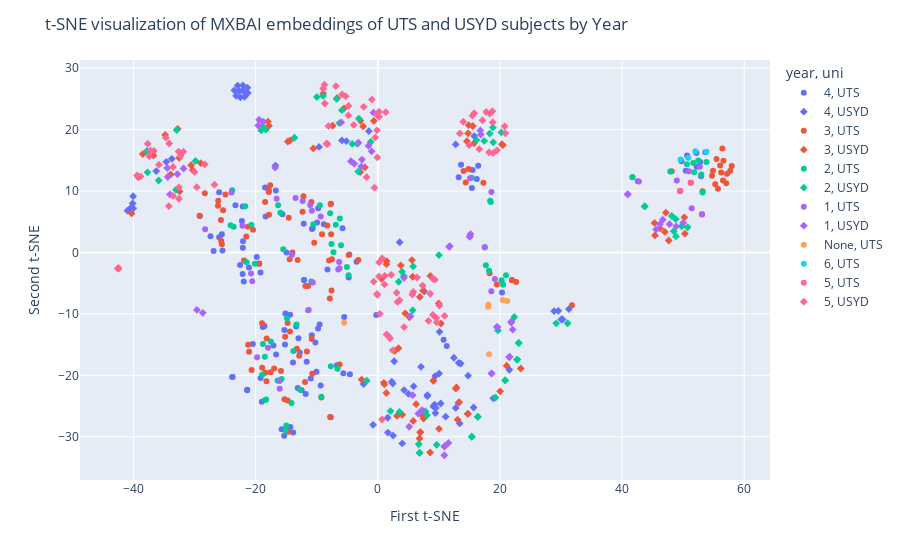

Write notebook code for a chart like this one.
### Code cell
show_year_plot("mxbai")

### Figure 1 — Plotly figure (JSON) as saved in the notebook; plotly's stock layout.template omitted (floating-point values rounded to 4 significant figures; data arrays with more than 128 entries replaced by an {"elided": "..."} marker saying what was removed)
{"data": [{"customdata": {"elided": "96x2 str values"}, "hovertemplate": "year=4<br>uni=%{customdata[1]}<br>x=%{x}<br>y=%{y}<br>subject_code=%{customdata[0]}<extra></extra>", "legendgroup": "4, UTS", "marker": {"color": "#636efa", "symbol": "circle"}, "mode": "markers", "name": "4, UTS", "orientation": "v", "showlegend": true, "type": "scatter", "x": [-22.14, -18.56, -13.37, -15.2, 16.21, 13.24, -12.13, -21.4, -27.4, 21.96, -4.568, -5.513, -13.87, -6.715, 20.34, -4.764, -19.2, -18.45, 13.63, 15.51, -5.785, -10.81, -15.3, 52.78, 50.43, -12.1, -10.77, -14.33, -19.82, -0.2445, -18.38, -19.22, -14.37, -11.66, -16.65, -9.765, -26.89, -10.22, -25.55, 49.73, 15.41, 10.77, -15.75, -12.06, -10.67, 52.93, -9.784, -14.95, -15.14, -22.08, -9.954, -23.78, -12.47, 52.17, -8.84, -15.62, -17.1, -10.98, -29.15, -9.36, -21.4, 53.64, -22.11, -9.529, -25.44, 52.22, 50.64, 16.44, -18.84, -7.676, -5.65, -23.86, 11.29, -10.06, -7.712, -22.56, -13.89, -19.42, -25.98, -20.47, -23.31, -3.47, -19.0, -22.26, -11.81, -8.244, -15.33, -13.12, -4.663, -21.95, -16.71, -22.12, -25.99, -12.78, -21.09, -12.99], "xaxis": "x", "y": [-3.519, -11.95, -12.06, -14.98, 11.96, 12.23, 4.678, -22.44, 2.659, -4.489, -19.81, -10.52, -29.3, -18.38, -6.516, -4.092, -20.44, 10.57, 14.28, 13.44, 3.96, -13.48, -12.63, 14.71, 13.32, -4.49, 3.831, -28.41, -0.7424, -10.17, 5.87, -3.279, -10.13, -17.8, -16.6, 7.211, 0.2223, -14.64, 2.966, 14.84, 10.48, -14.19, -28.77, -4.465, 3.928, 12.4, -12.36, 0.01301, -9.92, 1.838, 4.894, -20.28, -22.43, 16.18, 4.575, 6.222, -15.16, -20.51, 5.932, -21.67, -22.36, 16.33, 0.765, -11.71, 0.3395, 13.95, 15.8, 14.12, -12.12, 7.918, -19.64, -20.26, -15.22, -19.4, -26.83, -2.06, -17.9, -1.815, 9.788, -14.91, 7.678, -1.503, -24.31, 5.103, -23.05, -2.762, -29.83, -22.05, -0.3518, -4.734, 10.07, 7.467, 2.486, -16.27, -2.437, -13.97], "yaxis": "y"}, {"customdata": {"elided": "67x2 str values"}, "hovertemplate": "year=4<br>uni=%{customdata[1]}<br>x=%{x}<br>y=%{y}<br>subject_code=%{customdata[0]}<extra></extra>", "legendgroup": "4, USYD", "marker": {"color": "#636efa", "symbol": "diamond"}, "mode": "markers", "name": "4, USYD", "orientation": "v", "showlegend": true, "type": "scatter", "x": [13.21, -22.1, 9.105, 10.3, 9.295, 9.105, 31.29, -34.64, 2.286, 12.75, -5.882, 15.69, 8.124, 29.56, -5.164, 21.54, 2.68, 28.87, -41.01, -16.76, 30.26, -21.36, 1.62, -40.43, 10.04, 15.79, -22.12, 7.07, 9.396, -33.73, 10.11, -40.08, 5.024, 13.25, 4.298, 30.05, 2.502, -21.29, 11.1, -22.52, 3.573, -2.342, 9.43, 3.997, 14.78, 8.11, 1.653, 12.45, -0.777, -40.04, 13.4, -40.16, 13.57, -9.63, -22.94, 2.441, -22.68, 5.869, 18.91, -23.2, -21.81, 9.498, 12.76, -23.5, -1.469, -36.29, 7.615], "xaxis": "x", "y": [-24.45, 27.19, -25.07, -24.59, -24.76, -20.86, -9.208, 14.75, -21.03, 17.59, 18.24, -25.24, -23.21, -9.502, 18.13, -19.09, -17.71, -9.555, 6.803, 14.14, -10.9, 26.82, -26.91, 7.298, -19.72, 18.95, 26.33, -18.62, -20.12, 15.25, -12.93, 9.153, -23.03, -17.97, -22.39, -10.91, -29.8, 25.96, -26.72, 25.23, 1.66, -21.42, -26.14, -31.09, -20.05, -23.39, -29.31, -17.14, -28.06, 7.177, -27.82, 7.973, -18.08, 17.17, 27.16, -21.34, 26.26, -21.78, -23.74, 25.5, 25.35, -25.3, -25.3, 26.38, 19.74, 13.25, -6.333], "yaxis": "y"}, {"customdata": {"elided": "94x2 str values"}, "hovertemplate": "year=3<br>uni=%{customdata[1]}<br>x=%{x}<br>y=%{y}<br>subject_code=%{customdata[0]}<extra></extra>", "legendgroup": "3, UTS", "marker": {"color": "#EF553B", "symbol": "circle"}, "mode": "markers", "name": "3, UTS", "orientation": "v", "showlegend": true, "type": "scatter", "x": [-15.29, 55.26, -10.41, 56.43, -18.24, -21.91, -18.96, -14.39, -7.861, 17.3, -7.983, -21.54, -16.98, -13.14, 14.05, -26.14, -14.59, -25.54, -14.44, -25.66, -24.96, -18.43, -7.819, 57.06, -10.75, 57.2, 14.86, -18.94, 21.97, -17.82, -18.45, 56.6, 49.49, -4.78, -20.44, 31.79, 18.31, -12.18, 54.9, -21.24, -9.142, -28.33, -14.78, 48.13, 14.38, 56.06, -13.98, 57.71, 19.5, -11.4, 53.18, -12.33, -13.25, -18.2, -19.43, 51.28, 56.23, -10.83, -7.646, -17.85, -17.63, 57.96, -14.75, -12.88, -10.89, -7.581, -8.285, -11.86, -21.08, 22.65, 54.73, 55.7, -17.57, 53.07, -7.52, -9.242, -20.66, -11.92, 55.47, 41.7, -25.35, -17.85, -21.27, -26.18, -14.68, -6.268, -15.86, -7.737, -25.7, 56.53, -11.62, -29.19, -15.17, -3.198], "xaxis": "x", "y": [-23.88, 11.11, 1.591, 16.93, -20.95, -1.295, -11.51, -12.88, -7.491, 11.34, -1.292, 2.585, -18.88, -1.239, 13.27, 8.408, 5.65, 1.317, -1.119, 1.926, 9.451, -19.58, -26.79, 11.25, -19.74, 12.8, 13.57, -18.78, -4.515, 6.152, 8.203, 14.94, 10.02, -0.4204, 3.707, -8.598, -3.374, 9.14, 13.3, -15.02, 2.954, 9.659, -11.47, 13.23, 11.4, 14.17, -0.01669, 13.3, -5.215, -5.448, 9.97, 6.644, -15.69, -14.01, -1.85, 11.35, 13.01, -14.09, 2.975, 9.824, 10.93, 14.07, -24.12, -16.83, 8.227, -6.197, 4.383, -5.472, -16.17, -4.828, 12.49, 10.36, -19.49, 6.232, -1.091, -23.59, -19.14, -21.07, 15.21, 12.25, 6.862, 10.16, 4.192, 7.614, -29.17, -18.24, -19.29, 7.877, 5.286, 11.73, -16.13, 5.971, -13.71, -1.212], "yaxis": "y"}, {"customdata": {"elided": "85x2 str values"}, "hovertemplate": "year=3<br>uni=%{customdata[1]}<br>x=%{x}<br>y=%{y}<br>subject_code=%{customdata[0]}<extra></extra>", "legendgroup": "3, USYD", "marker": {"color": "#EF553B", "symbol": "diamond"}, "mode": "markers", "name": "3, USYD", "orientation": "v", "showlegend": true, "type": "scatter", "x": [10.02, 4.485, 5.593, 6.95, 12.87, 47.0, -6.67, 14.88, 50.29, -14.36, 15.75, 5.717, -32.53, 47.17, -8.95, -10.56, 3.383, -30.31, 9.981, 13.07, -34.82, 15.56, -14.74, 1.415, -39.25, 14.74, 20.32, -42.51, -0.6542, 7.41, 50.2, 6.82, -2.404, -32.78, -30.57, 20.04, -17.83, 47.64, 7.495, -7.405, 14.78, 45.39, -18.0, 1.074, 7.272, 6.882, -2.842, 20.48, 6.969, -40.33, 13.32, 14.59, 1.447, 9.101, 21.09, 14.74, 8.568, -32.47, -5.536, 3.128, -42.51, -33.92, 6.825, -2.653, 23.41, 0.9881, 6.27, 3.766, -2.108, -29.0, -36.73, 45.31, 2.783, 3.999, -2.886, 5.185, 0.6183, 46.22, -42.51, -38.5, 10.34, 5.797, 1.403, 8.608, 12.77], "xaxis": "x", "y": [-28.71, -9.904, -1.236, -29.3, -21.98, 3.348, 25.14, 20.73, 3.056, 18.24, 17.76, -3.951, 15.38, 6.481, 25.87, 16.93, -15.59, 13.42, -8.287, -27.22, 19.13, 20.59, 18.06, -1.901, 12.28, -26.26, 17.63, -2.597, 21.4, -6.227, 5.724, -32.63, 20.52, 20.13, 14.21, -22.61, 20.61, 1.946, -27.03, 20.62, 19.39, 2.778, 21.31, -21.47, -26.51, -7.246, 21.42, 17.49, -29.24, 6.363, -24.37, 18.1, -1.426, -20.88, -18.42, -26.26, -32.56, 9.93, 23.45, -26.62, -2.597, 12.7, -30.28, -20.69, -18.89, -21.22, -24.69, -2.103, 13.85, 14.55, 15.78, 4.814, -16.01, -26.42, 13.09, -10.56, -4.296, 3.916, -2.597, 16.01, -11.56, -27.43, -22.87, -3.814, -22.17], "yaxis": "y"}, {"customdata": [["48221", "UTS"], ["31247", "UTS"], ["41057", "UTS"], ["43123", "UTS"], ["93201", "UTS"], ["48352", "UTS"], ["31271", "UTS"], ["41173", "UTS"], ["41076", "UTS"], ["41308", "UTS"], ["91529", "UTS"], ["41200", "UTS"], ["41056", "UTS"], ["41040", "UTS"], ["37233", "UTS"], ["31277", "UTS"], ["93227", "UTS"], ["31257", "UTS"], ["68412", "UTS"], ["48821", "UTS"], ["41092", "UTS"], ["37252", "UTS"], ["41085", "UTS"], ["41181", "UTS"], ["41380", "UTS"], ["93206", "UTS"], ["31260", "UTS"], ["41162", "UTS"], ["48441", "UTS"], ["33230", "UTS"], ["31061", "UTS"], ["68037", "UTS"], ["48340", "UTS"], ["65111", "UTS"], ["48024", "UTS"], ["48531", "UTS"], ["48622", "UTS"], ["31255", "UTS"], ["93225", "UTS"], ["93224", "UTS"], ["31080", "UTS"], ["41013", "UTS"], ["41091", "UTS"], ["48530", "UTS"], ["93204", "UTS"], ["41080", "UTS"], ["91822", "UTS"], ["48331", "UTS"], ["41014", "UTS"], ["93223", "UTS"], ["41059", "UTS"], ["48540", "UTS"], ["41127", "UTS"], ["93202", "UTS"], ["41035", "UTS"], ["91161", "UTS"], ["41078", "UTS"], ["41039", "UTS"]], "hovertemplate": "year=2<br>uni=%{customdata[1]}<br>x=%{x}<br>y=%{y}<br>subject_code=%{customdata[0]}<extra></extra>", "legendgroup": "2, UTS", "marker": {"color": "#00cc96", "symbol": "circle"}, "mode": "markers", "name": "2, UTS", "orientation": "v", "showlegend": true, "type": "scatter", "x": [-21.72, -18.81, -15.96, -15.48, 50.63, -24.12, -18.46, -14.98, -15.1, -6.22, 41.69, -21.49, -9.479, -12.74, 20.52, -14.88, 47.9, -18.5, 17.69, -20.71, -13.32, 20.99, -10.89, -13.83, -16.33, 53.83, -6.599, 15.36, -7.258, 20.27, -18.29, 18.21, -23.61, 17.51, -16.41, -6.02, -7.587, -17.51, 52.46, 52.98, -7.696, -6.876, -11.4, -5.066, 51.82, -14.14, 18.49, -23.85, -7.813, 53.18, -10.56, -4.791, -18.93, 51.67, -20.13, 18.39, -9.255, -15.76], "xaxis": "x", "y": [7.52, -14.88, 6.445, 0.5331, 14.35, 4.418, -24.02, -28.16, -28.97, 5.51, 12.3, -1.582, 7.688, -22.33, -5.256, -10.7, 13.18, -16.96, -2.063, 4.458, -11.71, -3.72, -4.745, -16.05, 7.705, 14.72, -18.91, 12.14, 0.05278, -4.505, -23.93, -2.969, 4.175, 0.8411, -20.85, 1.161, 1.379, -14.49, 14.97, 12.69, -18.53, 4.528, -9.414, -2.374, 13.06, -24.5, 8.217, 10.15, 6.37, 9.761, 4.605, -3.723, -19.89, 14.55, -1.842, 8.415, -23.48, -20.59], "yaxis": "y"}, {"customdata": [["ISYS2110", "USYD"], ["ELEC2104", "USYD"], ["BMET2901", "USYD"], ["ENGG2112", "USYD"], ["BMET2960", "USYD"], ["MATH2061", "USYD"], ["COMP2017", "USYD"], ["INFO2150", "USYD"], ["PHYS2213", "USYD"], ["AMME2301", "USYD"], ["NURS2003", "USYD"], ["INFO2222", "USYD"], ["COMP2922", "USYD"], ["MECH2401", "USYD"], ["ENGP2002", "USYD"], ["INFO2911", "USYD"], ["ISYS2120", "USYD"], ["AMME2500", "USYD"], ["NURS2008", "USYD"], ["SOFT2412", "USYD"], ["MECH2460", "USYD"], ["CIVL2700", "USYD"], ["ELEC2302", "USYD"], ["AMME2262", "USYD"], ["CIVL2812", "USYD"], ["COMP2123", "USYD"], ["STAT2911", "USYD"], ["NURS2009", "USYD"], ["ELEC2103", "USYD"], ["ISYS2160", "USYD"], ["ENGP2003", "USYD"], ["MECH2400", "USYD"], ["DATA2901", "USYD"], ["DATA2002", "USYD"], ["NURS2005", "USYD"], ["BMET2925", "USYD"], ["NURS2010", "USYD"], ["NURS2006", "USYD"], ["DATA2001", "USYD"], ["AMME2200", "USYD"], ["DATA2902", "USYD"], ["ELEC2602", "USYD"], ["MATH2069", "USYD"], ["CIVL2201", "USYD"], ["AMME2261", "USYD"], ["COMP2823", "USYD"], ["STAT2011", "USYD"], ["ELEC2100", "USYD"], ["BMET2400", "USYD"], ["CIVL2410", "USYD"], ["SOFT2201", "USYD"], ["CIVL2611", "USYD"], ["ENGP2001", "USYD"], ["NURS2011", "USYD"], ["AMME2000", "USYD"], ["INFO2912", "USYD"], ["CIVL2010", "USYD"], ["COMP2022", "USYD"], ["BMET2903", "USYD"], ["MTRX2700", "USYD"], ["NURS2001", "USYD"], ["BMET2922", "USYD"], ["BMET2902", "USYD"]], "hovertemplate": "year=2<br>uni=%{customdata[1]}<br>x=%{x}<br>y=%{y}<br>subject_code=%{customdata[0]}<extra></extra>", "legendgroup": "2, USYD", "marker": {"color": "#00cc96", "symbol": "diamond"}, "mode": "markers", "name": "2, USYD", "orientation": "v", "showlegend": true, "type": "scatter", "x": [2.072, 3.963, 17.43, -13.66, 18.33, 22.35, 9.642, 29.21, 10.01, -3.111, 49.78, -1.818, 15.4, -4.188, -19.1, 8.044, 19.28, -6.293, 50.73, 6.703, -1.175, -37.81, 5.789, -8.968, -35.89, 16.38, 23.08, 48.8, 3.421, 3.531, -18.36, -3.371, 20.85, 22.86, 43.69, 31.08, 48.14, 48.45, 20.85, -9.986, 22.79, 5.706, 19.67, -29.85, -6.736, 16.37, 23.06, 4.258, 16.14, -33.06, 6.86, -32.94, -18.88, 48.82, -5.883, 7.796, -37.72, 15.39, 18.83, -3.219, 43.7, 20.24, 18.9], "xaxis": "x", "y": [-25.82, -3.129, 18.15, 18.67, 19.36, -10.51, -31.31, -11.53, -0.43, 21.79, 4.269, -20.86, -29.99, 17.67, 19.87, -26.48, -23.62, 21.07, 4.104, -31.22, 17.98, 16.52, -2.275, 25.48, 11.71, -26.76, -14.72, 5.413, -4.767, -25.96, 19.98, 17.68, -20.81, -17.43, 7.507, -11.53, 5.939, 3.464, -20.83, 25.3, -17.44, -9.423, -12.69, 14.89, 24.99, -26.73, -14.74, -3.842, 18.3, 10.19, -32.6, 19.92, 20.57, 2.613, 23.16, -25.89, 13.05, -30.0, 20.36, 13.16, 7.496, 19.54, 17.93], "yaxis": "y"}, {"customdata": [["41082", "UTS"], ["91400", "UTS"], ["48610", "UTS"], ["41125", "UTS"], ["93200", "UTS"], ["60101", "UTS"], ["41099", "UTS"], ["31266", "UTS"], ["48430", "UTS"], ["41084", "UTS"], ["48230", "UTS"], ["91562", "UTS"], ["93226", "UTS"], ["93205", "UTS"], ["41053", "UTS"], ["91561", "UTS"], ["48321", "UTS"], ["48320", "UTS"], ["41117", "UTS"], ["37181", "UTS"], ["48510", "UTS"], ["41160", "UTS"], ["48521", "UTS"], ["31269", "UTS"], ["65212", "UTS"], ["93203", "UTS"], ["33130", "UTS"], ["31265", "UTS"], ["48310", "UTS"], ["93222", "UTS"], ["41054", "UTS"], ["48520", "UTS"], ["48023", "UTS"]], "hovertemplate": "year=1<br>uni=%{customdata[1]}<br>x=%{x}<br>y=%{y}<br>subject_code=%{customdata[0]}<extra></extra>", "legendgroup": "1, UTS", "marker": {"color": "#ab63fa", "symbol": "circle"}, "mode": "markers", "name": "1, UTS", "orientation": "v", "showlegend": true, "type": "scatter", "x": [-11.33, 18.6, -10.8, -14.06, 50.95, -13.47, -9.361, -17.99, -16.07, -10.66, -20.76, 42.57, 53.1, 51.4, -12.3, 42.74, -23.96, -28.28, -16.57, 18.59, -6.492, 15.1, -6.26, -19.77, 17.52, 48.96, 19.17, -20.57, -22.17, 52.73, -11.08, -6.333, -16.11], "xaxis": "x", "y": [-9.347, 9.855, 6.78, -0.3869, 13.23, 8.85, 5.868, -15.5, -22.18, -4.87, -3.424, 11.61, 6.167, 7.178, 8.374, 11.53, 9.778, 3.783, 8.761, -6.295, -2.769, 12.08, -2.565, -17.04, 0.8454, 11.72, -4.309, -4.688, 4.345, 13.94, 7.742, -1.558, -20.9], "yaxis": "y"}, {"customdata": [["CIVL1110", "USYD"], ["NURS1008", "USYD"], ["PHYS1003", "USYD"], ["ENGP1002", "USYD"], ["CHEM1991", "USYD"], ["NURS1004", "USYD"], ["CIVL1022", "USYD"], ["MATH1964", "USYD"], ["INFO1911", "USYD"], ["INFO1910", "USYD"], ["MTRX1705", "USYD"], ["DATA1901", "USYD"], ["DATA1002", "USYD"], ["NURS1005", "USYD"], ["MECH1400", "USYD"], ["ENGP1003", "USYD"], ["ELEC1601", "USYD"], ["CIVL1900", "USYD"], ["NURS1002", "USYD"], ["MTRX1702", "USYD"], ["INFO1110", "USYD"], ["MATH1061", "USYD"], ["AMME1802", "USYD"], ["BMET1960", "USYD"], ["CIVL1802", "USYD"], ["BMET1961", "USYD"], ["INFO1111", "USYD"], ["CHNG1108", "USYD"], ["NURS1003", "USYD"], ["ENGG1810", "USYD"], ["AERO1560", "USYD"], ["INFO1112", "USYD"], ["AMME1705", "USYD"], ["MECH1560", "USYD"], ["BUSS1030", "USYD"], ["AMME1362", "USYD"], ["NURS1001", "USYD"], ["MTRX1701", "USYD"], ["INFO1113", "USYD"], ["MATH1062", "USYD"], ["MATH1961", "USYD"], ["CHEM1111", "USYD"], ["MKTG1001", "USYD"], ["ELEC1004", "USYD"], ["CHEM1911", "USYD"], ["NURS1006", "USYD"], ["DATA1001", "USYD"], ["DATA1902", "USYD"], ["PHYS1001", "USYD"], ["ENGP1001", "USYD"], ["NURS1007", "USYD"], ["MATH1064", "USYD"], ["INFO1912", "USYD"], ["ELEC1005", "USYD"], ["CIVL1810", "USYD"]], "hovertemplate": "year=1<br>uni=%{customdata[1]}<br>x=%{x}<br>y=%{y}<br>subject_code=%{customdata[0]}<extra></extra>", "legendgroup": "1, USYD", "marker": {"color": "#ab63fa", "symbol": "diamond"}, "mode": "markers", "name": "1, USYD", "orientation": "v", "showlegend": true, "type": "scatter", "x": [-32.81, 45.58, 11.68, -19.58, 15.18, 46.2, -34.05, 19.58, 6.639, 10.95, -3.86, 21.52, 18.62, 40.95, -3.181, -18.76, 5.344, -34.48, 46.66, -2.719, 10.89, 21.85, -5.987, 16.88, -31.81, 16.78, 5.132, -16.81, 50.02, 11.57, -1.012, 5.71, -4.401, -1.528, -29.63, -0.6965, 40.91, -2.605, 10.88, 22.08, 21.88, 15.05, -28.66, 4.284, 15.1, 48.88, 21.58, 18.63, 11.78, -19.44, 47.77, 19.52, 7.241, 1.654, -34.41], "xaxis": "x", "y": [12.75, 3.756, 0.9342, 20.67, 2.997, 4.588, 9.441, -12.18, -26.24, -31.53, 14.44, -17.06, -19.71, 9.503, 17.86, 21.28, -10.37, 13.75, 5.325, 13.98, -31.59, -11.41, 21.19, 19.19, 13.67, 19.87, -28.37, 13.8, 4.838, -31.0, 16.47, -23.22, 14.84, 17.35, -9.356, 22.75, 9.451, 15.12, -33.01, -12.56, -11.22, 2.578, -9.818, -4.126, 2.562, 4.247, -16.95, -19.68, 1.007, 21.59, 4.603, -12.11, -25.65, -13.54, 12.28], "yaxis": "y"}, {"customdata": [["35005", "UTS"], ["42050", "UTS"], ["57304", "UTS"], ["35007", "UTS"], ["37373", "UTS"], ["35006", "UTS"]], "hovertemplate": "year=None<br>uni=%{customdata[1]}<br>x=%{x}<br>y=%{y}<br>subject_code=%{customdata[0]}<extra></extra>", "legendgroup": "None, UTS", "marker": {"color": "#FFA15A", "symbol": "circle"}, "mode": "markers", "name": "None, UTS", "orientation": "v", "showlegend": true, "type": "scatter", "x": [20.45, 18.21, -5.522, 21.2, 18.06, 18.13], "xaxis": "x", "y": [-7.757, -16.57, -11.43, -7.913, -8.833, -8.495], "yaxis": "y"}, {"customdata": [["93217", "UTS"], ["93216", "UTS"], ["93219", "UTS"], ["93214", "UTS"]], "hovertemplate": "year=6<br>uni=%{customdata[1]}<br>x=%{x}<br>y=%{y}<br>subject_code=%{customdata[0]}<extra></extra>", "legendgroup": "6, UTS", "marker": {"color": "#19d3f3", "symbol": "circle"}, "mode": "markers", "name": "6, UTS", "orientation": "v", "showlegend": true, "type": "scatter", "x": [49.57, 52.0, 53.83, 50.84], "xaxis": "x", "y": [15.13, 16.46, 16.4, 15.41], "yaxis": "y"}, {"customdata": [["93220", "UTS"], ["93218", "UTS"]], "hovertemplate": "year=5<br>uni=%{customdata[1]}<br>x=%{x}<br>y=%{y}<br>subject_code=%{customdata[0]}<extra></extra>", "legendgroup": "5, UTS", "marker": {"color": "#FF6692", "symbol": "circle"}, "mode": "markers", "name": "5, UTS", "orientation": "v", "showlegend": true, "type": "scatter", "x": [51.23, 49.55], "xaxis": "x", "y": [11.34, 10.05], "yaxis": "y"}, {"customdata": {"elided": "94x2 str values"}, "hovertemplate": "year=5<br>uni=%{customdata[1]}<br>x=%{x}<br>y=%{y}<br>subject_code=%{customdata[0]}<extra></extra>", "legendgroup": "5, USYD", "marker": {"color": "#FF6692", "symbol": "diamond"}, "mode": "markers", "name": "5, USYD", "orientation": "v", "showlegend": true, "type": "scatter", "x": [8.576, -4.798, 18.21, 14.0, 8.986, -0.07939, -37.69, 2.182, 10.94, -33.54, 20.76, 15.79, 1.426, -0.14, -31.84, -8.401, -8.226, 1.09, 0.688, 2.429, -34.71, -26.75, 1.149, -36.68, -0.6684, 7.334, -6.865, 6.431, 16.61, 18.35, -28.34, -32.58, 15.49, -5.864, -1.837, -3.945, 1.298, -32.64, -0.5535, 0.3177, 9.582, -37.45, -0.975, -0.1322, -42.51, 9.017, -42.51, 3.08, -8.747, -0.1681, -8.679, 17.15, 20.88, 18.83, -42.51, -8.941, -32.32, -4.817, 0.181, -29.65, 18.9, 10.09, 19.51, -30.03, 3.544, 9.651, -38.84, 3.221, 0.2105, 8.295, 0.7102, 4.306, 0.1966, -0.08757, 18.77, -32.58, 13.44, -8.081, -35.85, 17.75, -5.268, 2.011, -2.322, 5.65, 5.8, -39.42, -34.17, -33.53, 9.353, -34.23, -37.26, 14.95, 0.2075, -0.4244], "xaxis": "x", "y": [-6.718, 23.86, 16.3, 21.28, -4.262, -6.905, 17.7, -3.637, -10.33, 13.93, 20.54, 22.68, -13.34, 19.88, 16.41, 17.69, 17.66, -5.199, -27.19, -15.93, 18.68, 11.03, -3.801, 16.54, -4.757, -5.388, 27.06, -4.076, 16.82, 22.61, 14.34, 8.747, 22.26, 25.73, 12.25, 20.77, 22.83, 16.43, 10.55, -9.99, -10.68, 15.66, 24.88, -6.745, -2.597, -10.14, -2.597, -6.557, 27.3, 22.45, 24.25, 21.51, 19.4, 21.2, -2.597, 26.69, 15.71, 22.3, 22.92, 10.63, 16.17, -8.63, 16.63, 13.11, -7.779, -11.36, 12.38, -8.046, 22.08, -11.14, -0.9515, -12.14, -3.889, 15.47, 22.99, 10.6, 19.38, 20.57, 14.29, 22.87, 25.44, -13.96, 23.71, -6.846, -6.435, 12.53, 17.74, 9.2, -4.425, 7.548, 16.6, 17.47, -1.604, 18.73], "yaxis": "y"}], "layout": {"legend": {"title": {"text": "year, uni"}, "tracegroupgap": 0}, "margin": {"t": 60}, "title": {"text": "t-SNE visualization of MXBAI embeddings of UTS and USYD subjects by Year"}, "xaxis": {"anchor": "y", "domain": [0, 1], "title": {"text": "First t-SNE"}}, "yaxis": {"anchor": "x", "domain": [0, 1], "title": {"text": "Second t-SNE"}}}}
